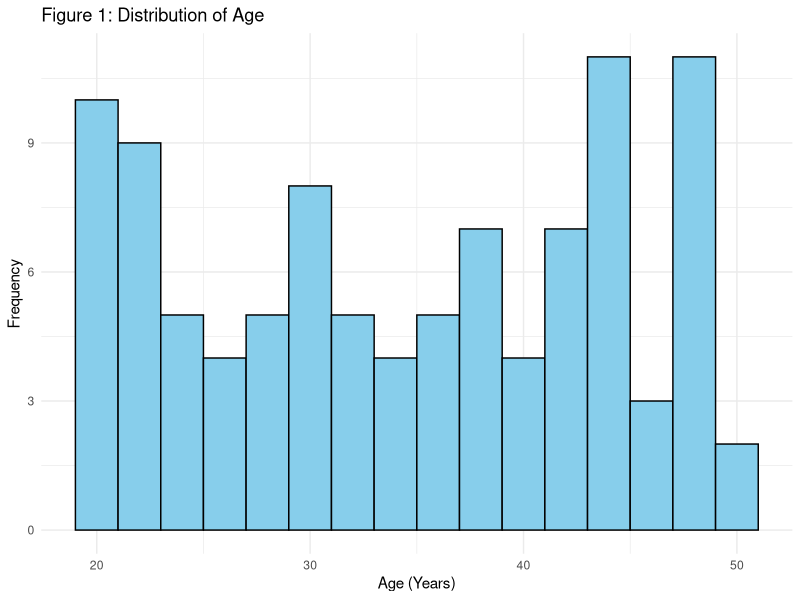
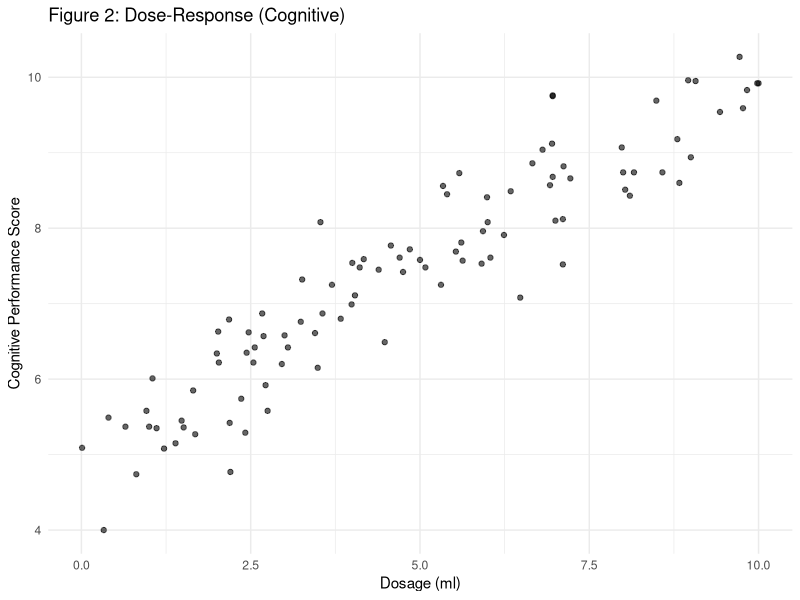
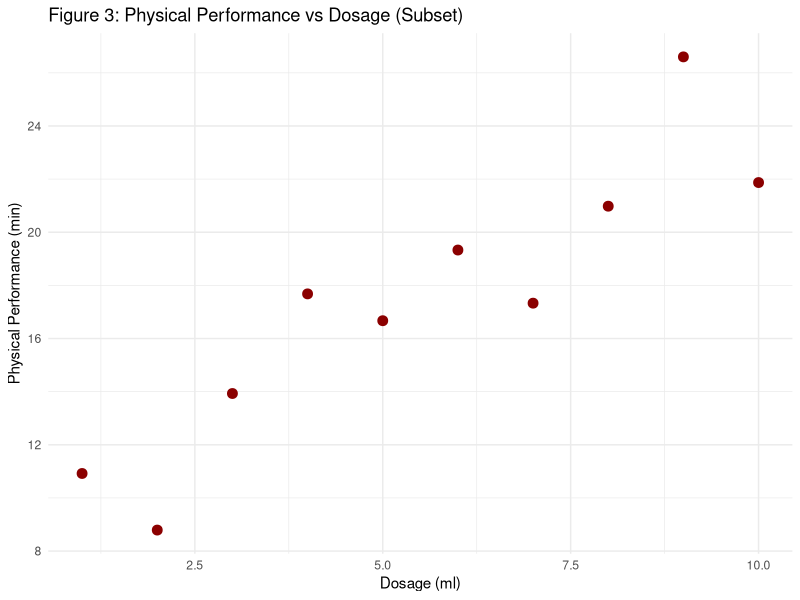
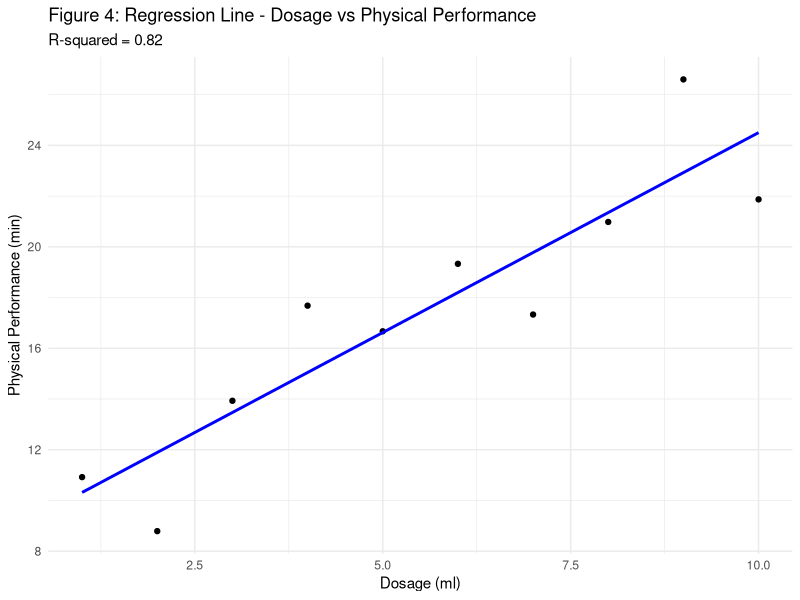

The R script that drew these images, in order:
library(tidyverse)
#F431301 TARITH ALAWATTA
data <- read_csv("Data_Coursework_DATA.csv")

# ==========================================
# SUMMARY STATISTICS (MEASURES OF CENT TEND)
# ==========================================

data %>%
  summarise(across(c(Height, Weight), 
                   list(Mean = mean, Median = median, Min = min, Max = max))) %>%
  print()

# =========================
# Z-SCORE OUTLIER DETECTION
# =========================

data <- data %>%
  mutate(Height_Z = (Height - mean(Height)) / sd(Height))

z_outliers <- data %>% filter(abs(Height_Z) > 3)

if (nrow(z_outliers) == 0) {
  cat("No outliers detected. All Z-scores are within +/- 3.\n")
  cat("Max Z-score observed:", max(abs(data$Height_Z)), "\n")
} else {
  print(z_outliers)
}

# ================
# HEIGHT BY GENDER
# ================

data %>%
  group_by(Gender) %>%
  summarise(Mean_H = mean(Height), SD_H = sd(Height)) %>%
  print()

# =================================
# AGE DISTRIBUTION PLOT (HISTOGRAM)
# =================================

ggplot(data, aes(x = Age)) +
  geom_histogram(binwidth = 2, fill = "skyblue", color = "black") +
  theme_minimal() +
  labs(title = "Figure 1: Distribution of Age",
       x = "Age (Years)", y = "Frequency")

# ==========================
# PROBABILITIES (BINOM TEST)
# ==========================

p_male <- mean(data$Gender == "Male")
binom_p <- binom.test(sum(data$Gender == "Male"), nrow(data), p = 0.5)$p.value
cat("P(Male):", p_male, "\nBinomial p-value:", binom_p, "\n")

p_a30 <- mean(data$Age > 30)
p_joint <- mean(data$Gender == "Male" & data$Age > 30)
cat("P(Male) * P(Age > 30):", p_male * p_a30, "\n")
cat("Actual P(Male & Age > 30):", p_joint, "\n")

# =============================
# DOSE-RESPONSE (PEARSON COEFF)
# =============================

cat("Pearson r:", cor(data$Dosage, data$C_Performance), "\n")


ggplot(data, aes(x = Dosage, y = C_Performance)) +
  geom_point(alpha = 0.6) +
  theme_minimal() +
  labs(title = "Figure 2: Dose-Response (Cognitive)",
       x = "Dosage (ml)", y = "Cognitive Performance Score")

# =========================
# SENSITIVITY & SPECIFICITY
# =========================

tab <- table(data$Disease, data$Test_Result)
print(tab)
sens <- tab["Yes", "Positive"] / sum(tab["Yes", ])
spec <- tab["No", "Negative"] / sum(tab["No", ])
cat("Sensitivity:", round(sens, 3), "\nSpecificity:", round(spec, 3), "\n")

# ==========================================================
# SUBSET ANALYSIS (SCATTERP,REGRESSION MOD, REGRESSION PLOT)
# ==========================================================

an_data <- data %>% filter(Selected == 1)

# SCATTERPLOT 
ggplot(an_data, aes(x = Dosage, y = P_Performance)) +
  geom_point(size = 3, color = "darkred") +
  theme_minimal() +
  labs(title = "Figure 3: Physical Performance vs Dosage (Subset)",
       x = "Dosage (ml)", y = "Physical Performance (min)")

# REGRESSION MODEL
model <- lm(P_Performance ~ Dosage, data = an_data)
cat("INTERCEPT:", coef(model)[1], "\n")
cat("SLOPE:", coef(model)[2], "\n")
cat("R-SQUARED:", summary(model)$r.squared, "\n")


an_data %>%
  summarise(n = n(), Sum_X = sum(Dosage), Sum_Y = sum(P_Performance), 
            Sum_XY = sum(Dosage * P_Performance), Sum_X2 = sum(Dosage^2)) %>%
  print()

# REGRESSION PLOT 
ggplot(an_data, aes(x = Dosage, y = P_Performance)) +
  geom_point() +
  geom_smooth(method = "lm", se = FALSE, color = "blue") +
  theme_minimal() +
  labs(title = "Figure 4: Regression Line - Dosage vs Physical Performance",
       subtitle = paste("R-squared =", round(summary(model)$r.squared, 3)),
       x = "Dosage (ml)", y = "Physical Performance (min)")
